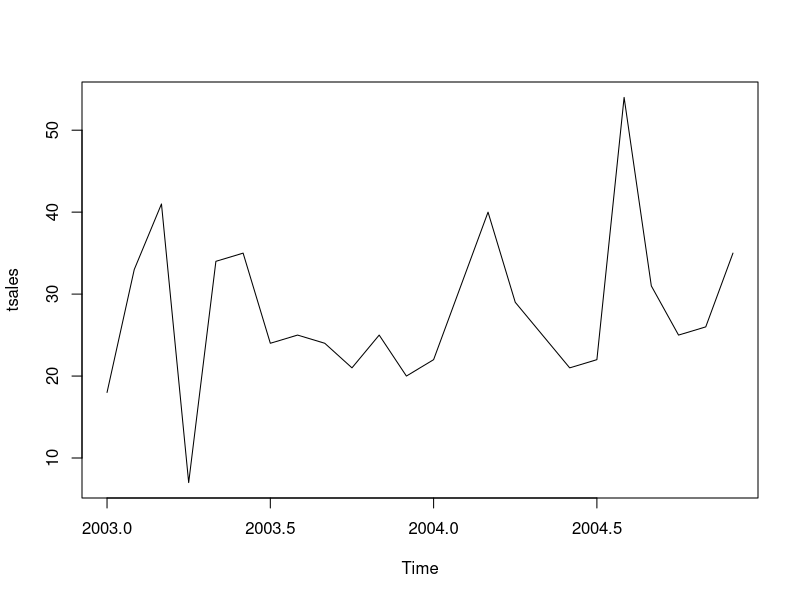
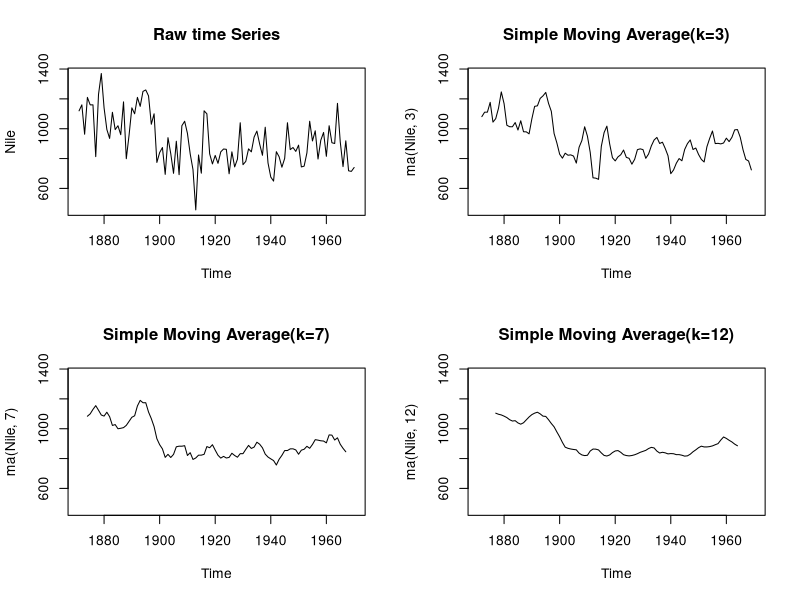
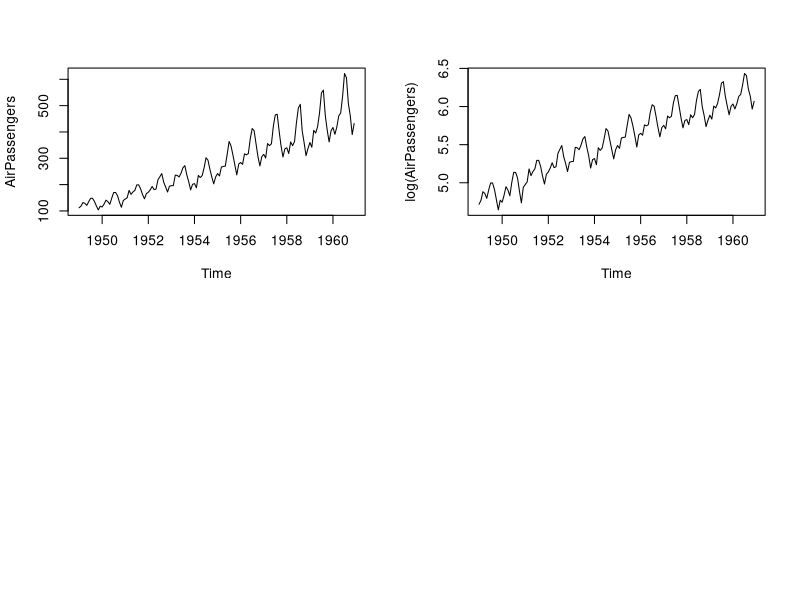
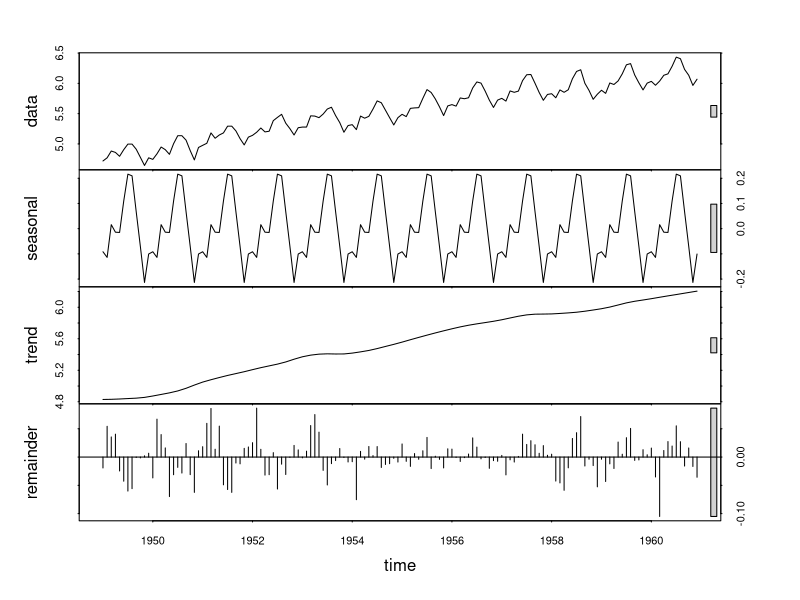
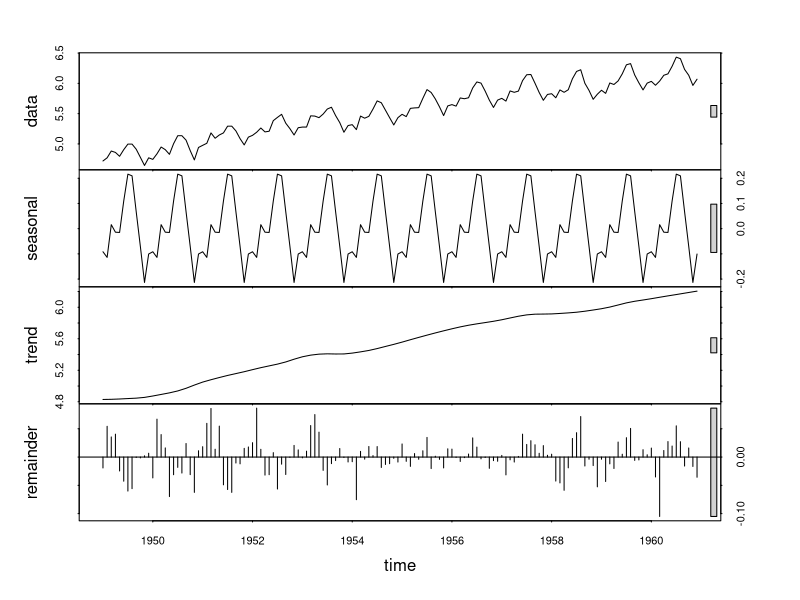
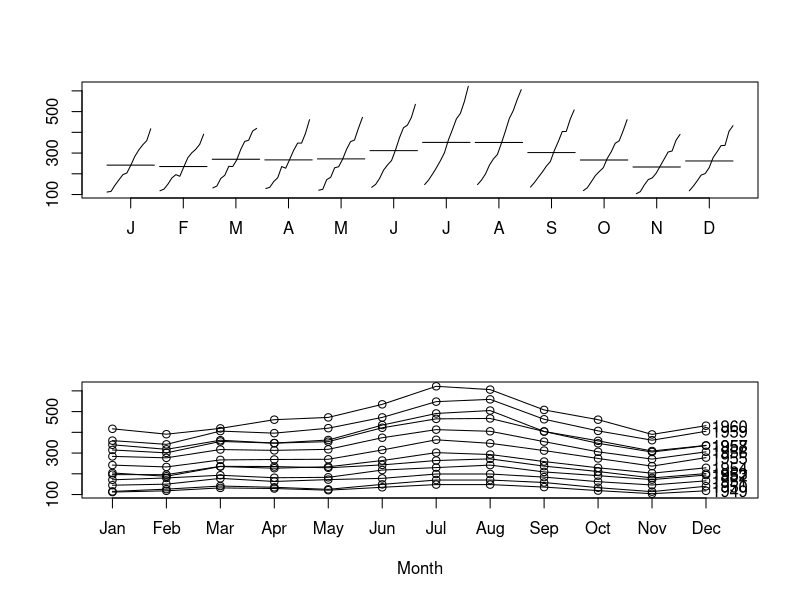
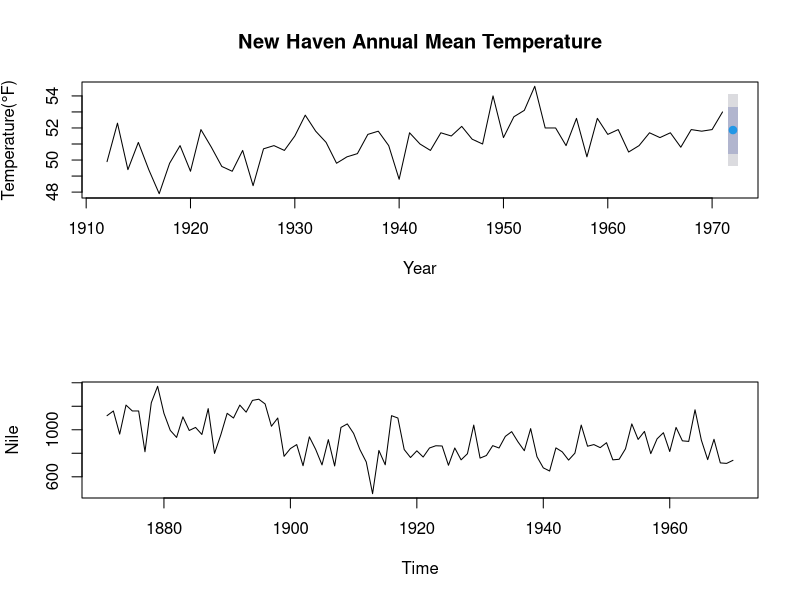
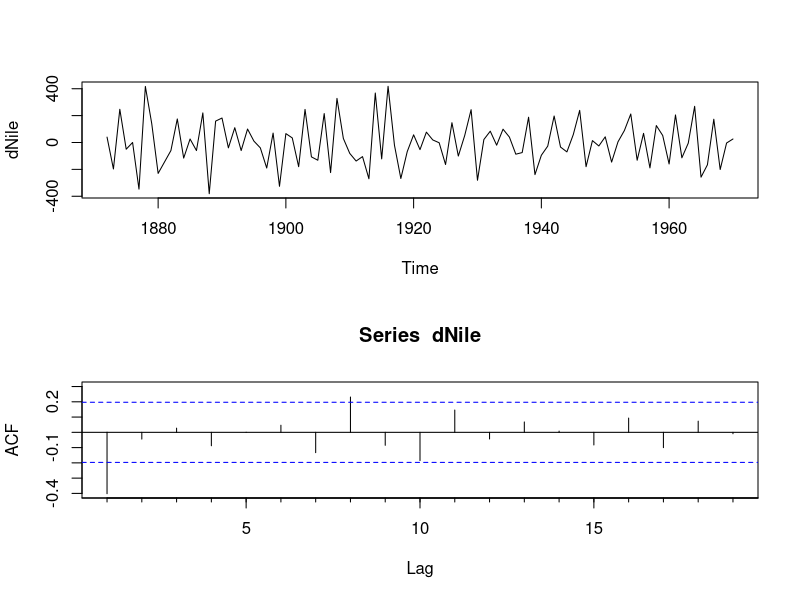

Here is the R script that generated these plots, in order:
## ---- chunk 1
sales<-c(18,33,41,7,34,35,24,25,24,21,25,20,22,31,40,29,25,21,22,54,31,25,26,35)
tsales<-ts(sales,start = c(2003,1),frequency = 12)
tsales
plot(tsales)
start(tsales)
end(tsales)
frequency(tsales)
tsales.subset<-window(tsales,start=c(2003,5),end=c(2004,6))
tsales.subset
## ---- chunk 2
library(forecast)
library(TTR)
opar<-par(no.readonly = TRUE)
par(mfrow =c(2,2))
ylim <-c(min(Nile),max(Nile))
plot(Nile,main="Raw time Series")
plot(ma(Nile,3),main="Simple Moving Average(k=3)",ylim=ylim)
plot(ma(Nile,7),main="Simple Moving Average(k=7)",ylim=ylim)
plot(ma(Nile,12),main="Simple Moving Average(k=12)",ylim=ylim)
par=(opar)
## ---- chunk 3
plot(AirPassengers)
lAirPassengers<-log(AirPassengers)
plot(lAirPassengers, ylab="log(AirPassengers)")
fit<-stl(lAirPassengers,s.window="period")
plot(fit)
fit$time.series
## ---- chunk 4
exp(fit$time.series)
plot(fit)
## ---- chunk 5
par(mfrow=c(2,1))
library(forecast)
monthplot(AirPassengers,xlab=" ",ylab=" ")
seasonplot(AirPassengers,year.labels="TRUE",main = " ")
## ---- chunk 6
library(forecast)
fit<-ets(nhtemp,model="ANN")
fit
forecast(fit,1)
plot(forecast(fit,1),xlab="Year",ylab=expression(paste("Temperature(",degree*F,")",)),main="New Haven Annual Mean Temperature")
accuracy(fit)
## ---- chunk 7
library(forecast)
library(tseries)
plot(Nile)
ndiffs(Nile)
dNile<-diff(Nile)
plot(dNile)
adf.test(dNile)
## ---- chunk 8
Acf(dNile)# Auto correlation fumctiom
Pacf(dNile)# Partial Auto correlation function
## ---- chunk 9
fit<-arima(Nile,order=c(0,1,1))
fit



